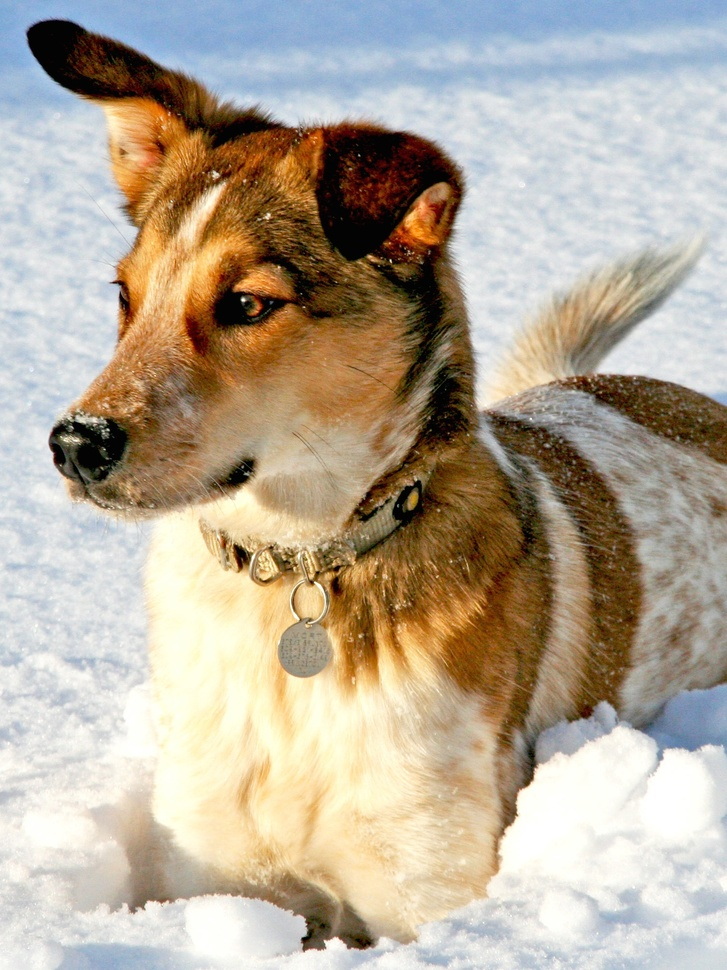
#> input picture DATA/dog.jpg, 727 x 970 px, shrunk from 1500 x 2000 before the run, found by its file name
$ jupyter execute homework-3.ipynb
#> lines starting #> are read from the running program, lines starting #| are printed output that depends on the picture; after the words box and inside, x2 and y2 are one past the last pixel; in counts of white or black regions, pixels touching at a corner belong together
[cell 1]
from matplotlib.image import imread
import matplotlib.pyplot as plt
import numpy as np
import os
from numpy import linalg
from matplotlib.cm import get_cmap

#homework3
#2.1
plt.rcParams['figure.figsize'] = [16, 8]

A = imread(os.path.join('..', 'DATA','dog.jpg'))
#> A is the input picture: shape (970, 727, 3); mean R, G, B 181.4, 169.5, 152
X = np.mean(A, -1); # Convert RGB to grayscale
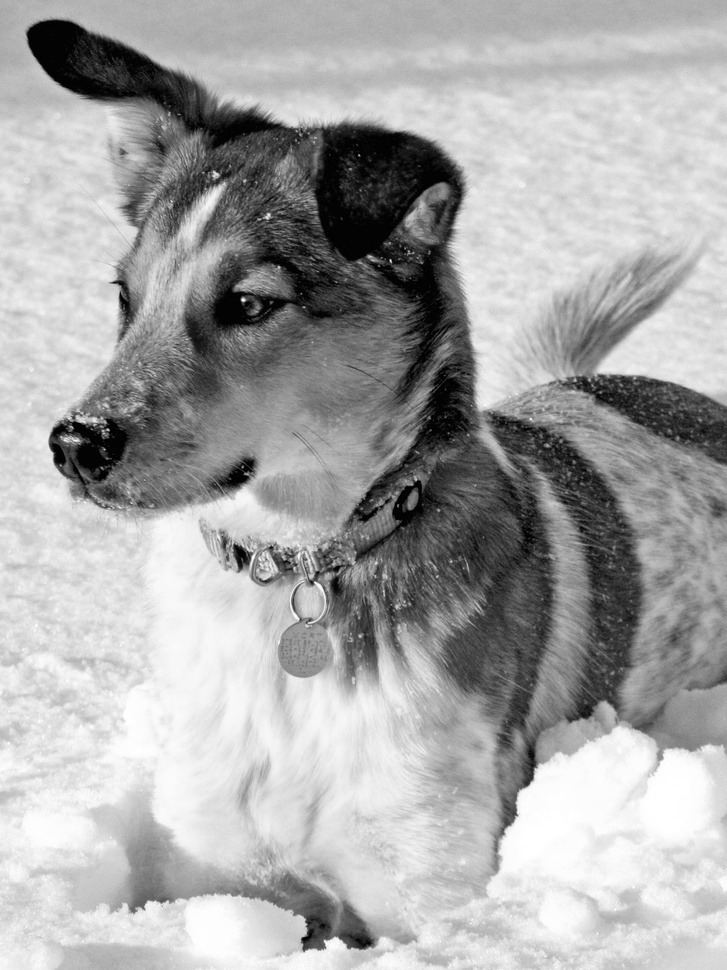
#> X: shape (970, 727) float64; min 0, max 255, mean 167.6

[cell 2]
Bt = np.fft.fft2(X)
Btsort = np.sort(np.abs(Bt.reshape(-1))) # sort by magnitude
ratio = np.array(np.arange(0.01,1, 0.01))
err = np.zeros(len(ratio))
# Zero out all small coefficients and inverse transform
for i in range(len(ratio)):
    thresh = Btsort[int(np.floor((1-ratio[i])*len(Btsort)))]
    ind = np.abs(Bt)>thresh          # Find small indices
    Atlow = Bt * ind                 # Threshold small indices
    Alow = np.fft.ifft2(Atlow).real  # Compressed image
    err[i] = np.linalg.norm(Alow-X)/np.linalg.norm(X)
#> this loop made 99 passes
#> thresh on passes 1 to 12: 66746.6, 39967.2, 30095.9, 24861, 21531.7, 19117.2, 17337, 15875.1, 14677.9, 13678.1, 12842.5, 12107.8
#> pass 1, `ind = np.abs(Bt)>thresh`:
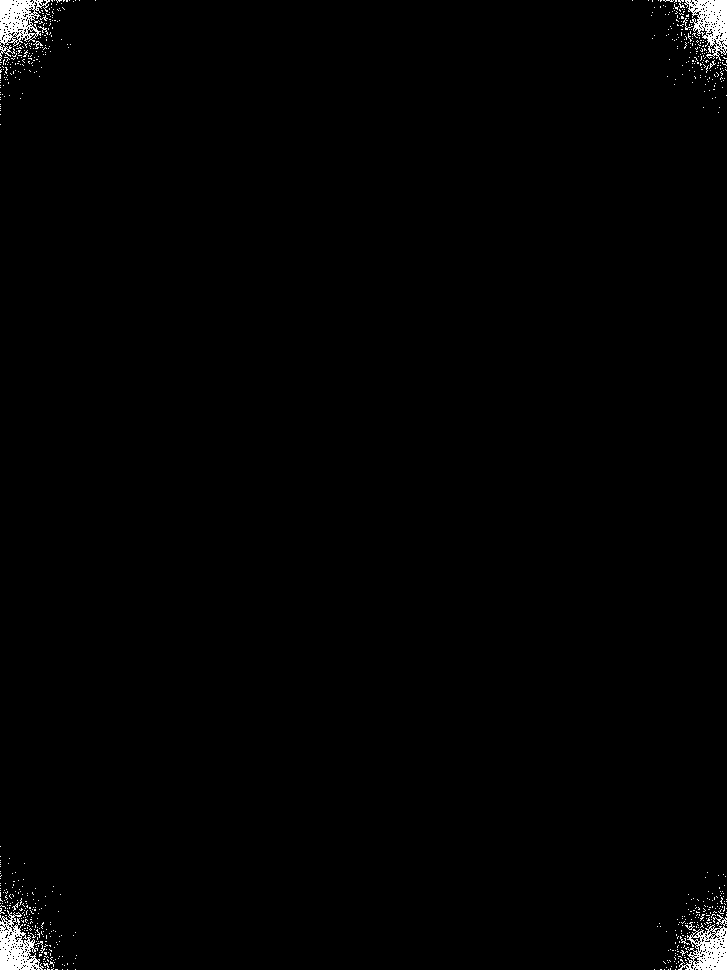
#> ind: shape (970, 727) bool; 1% white; 676 white regions (665 under 20 px), largest, box (x1, y1, x2, y2) and area: (0, 0, 50, 61) 1412, (0, 910, 44, 970) 1363, (684, 0, 727, 61) 1354
#> pass 1, `Alow = np.fft.ifft2(Atlow).real`:
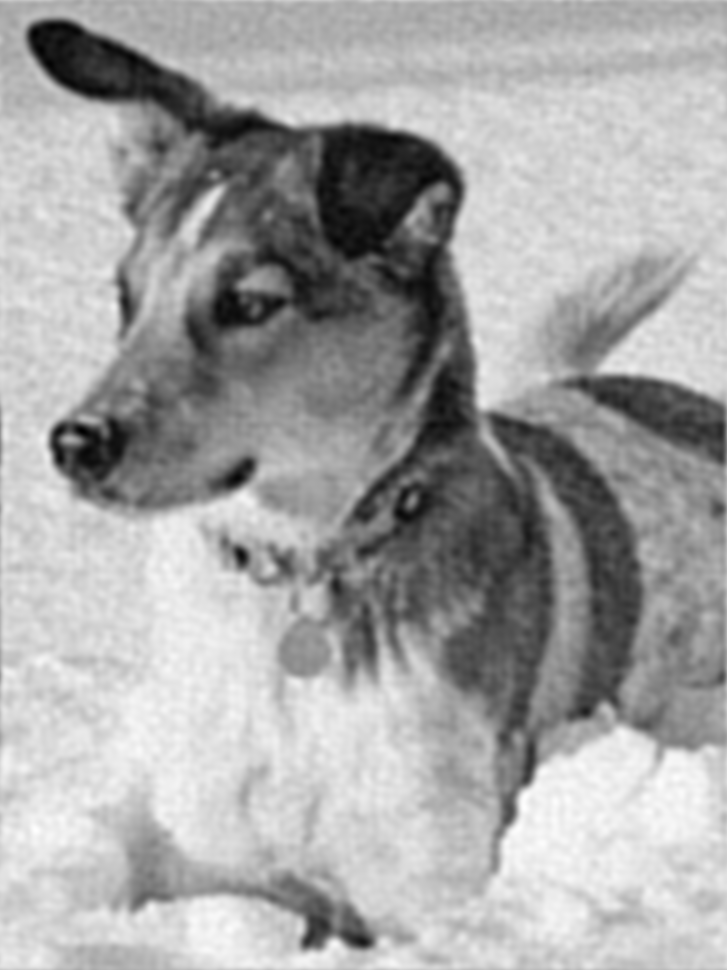
#> Alow: shape (970, 727) float64; min -20.34, max 269.6, mean 167.6; drawn with min black and max white
#> pass 2, `ind = np.abs(Bt)>thresh`:
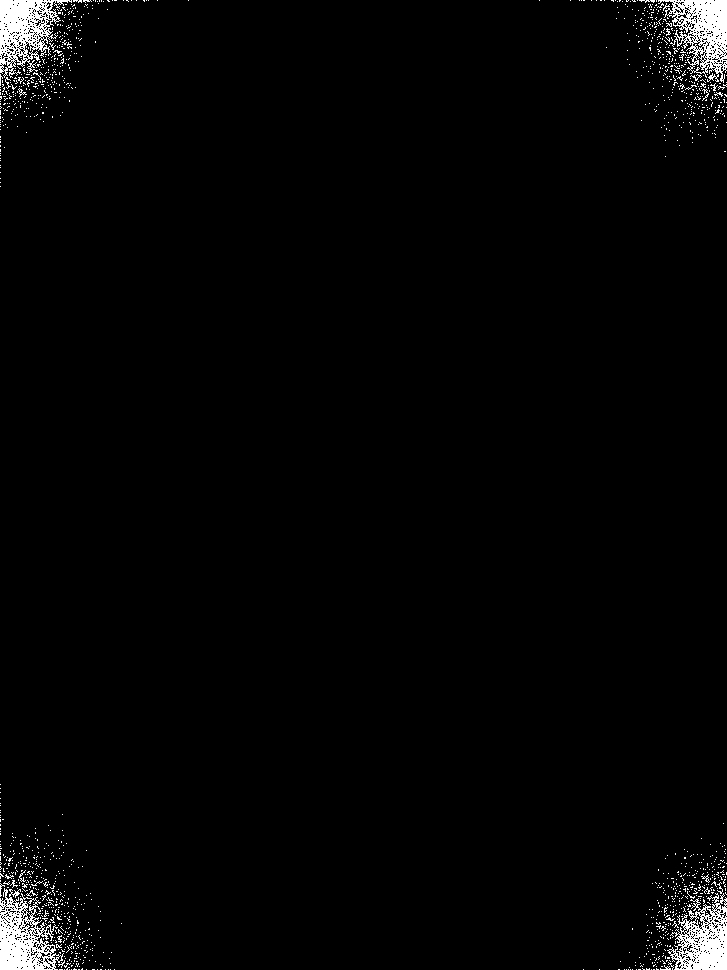
#> ind: shape (970, 727) bool; 2% white; 1441 white regions (1424 under 20 px), largest, box (x1, y1, x2, y2) and area: (658, 0, 727, 83) 2726, (0, 888, 64, 970) 2717, (0, 0, 72, 78) 2698
#> after the loop, err = 99 values, max 0.0615 at index 0, min 0.00014 at index 98, mean 0.0132

[cell 3]
y = np.linspace(0.01, 1, 99)
plt.plot(y,err)
plt.xlabel('compression ratio, keep largest x coefficients')
plt.ylabel('error')
plt.title('compression error')
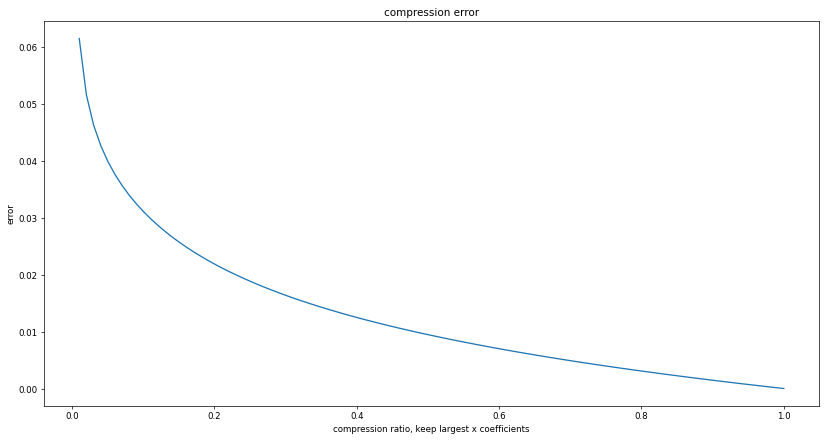
#> figure drawn by matplotlib, 1 panel; curve peaks at x = 0.01, y = 0.0615

[cell 4]
#2.2
#fourier series
#define domain
dx = 0.001
L = 2
x = 2*np.arange(-1+dx,1+dx,dx)
n = len(x)
nquart = int(np.floor(n/4))

# Define hat function
f = np.zeros_like(x)
f[nquart:2*nquart] = (4/n)*np.arange(1,nquart+1)
f[2*nquart:3*nquart] = np.ones(nquart) - (4/n)*np.arange(0,nquart)
fig, ax = plt.subplots()
ax.plot(x,f,'-',color='k',linewidth=2)

name = "Accent"
cmap = get_cmap('tab10')
colors = cmap.colors
ax.set_prop_cycle(color=colors)

A0 = np.sum(f * np.ones_like(x)) * dx
fFS = A0/2

A = np.zeros(100)
B = np.zeros(100)
for k in range(10):
    A[k] = np.sum(f * np.cos(np.pi*(k+1)*x/L)) * dx # Inner product
    B[k] = np.sum(f * np.sin(np.pi*(k+1)*x/L)) * dx
    fFS = fFS + A[k]*np.cos((k+1)*np.pi*x/L) + B[k]*np.sin((k+1)*np.pi*x/L)
    ax.plot(x,fFS,'-')
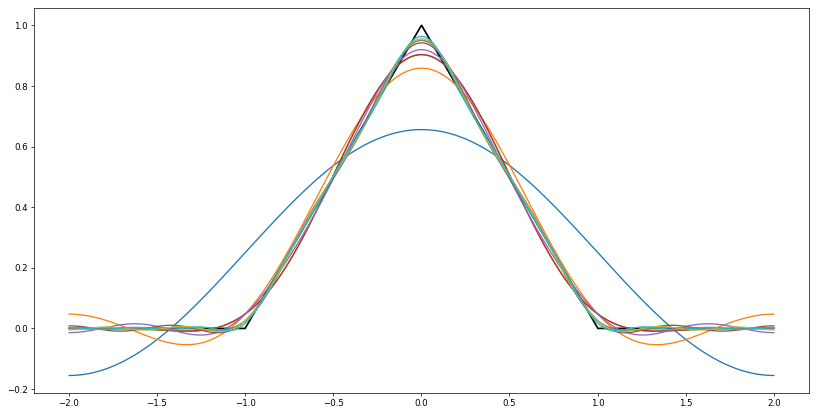
#> figure drawn by matplotlib, 1 panel; curve peaks at x = 1.78e-15, y = 1; curve peaks at x = 1.78e-15, y = 0.656; curve peaks at x = 1.78e-15, y = 0.859

**plot first 100 coefficients a_n and b_n, n = 1,2,...,100**

[cell 5]
A = np.zeros(100)
B = np.zeros(100)
for k in range(100):
    A[k] = np.sum(f * np.cos(np.pi*(k+1)*x/L)) * dx # Inner product
    B[k] = np.sum(f * np.sin(np.pi*(k+1)*x/L)) * dx
plt.figure()
plt.plot(A)
plt.title('coefficients of a_n')

plt.figure()
plt.plot(B)
plt.title('coefficients of b_n')
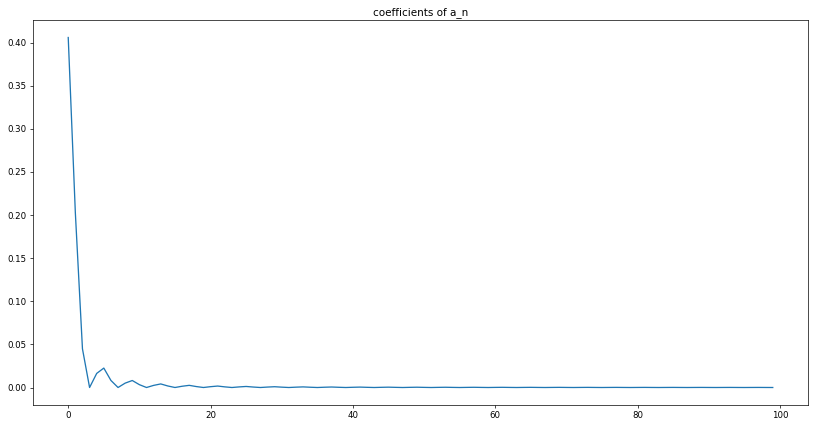
#> figure drawn by matplotlib, 1 panel; curve peaks at x = 0, y = 0.406
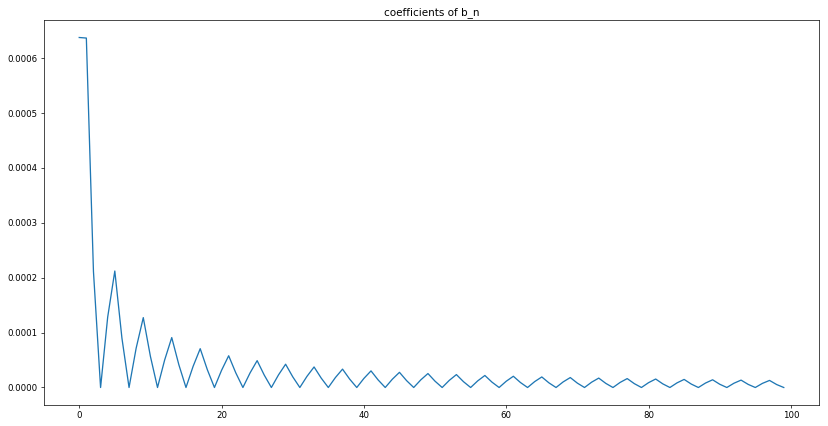
#> figure drawn by matplotlib, 1 panel; curve peaks at x = 0, y = 0.000638
